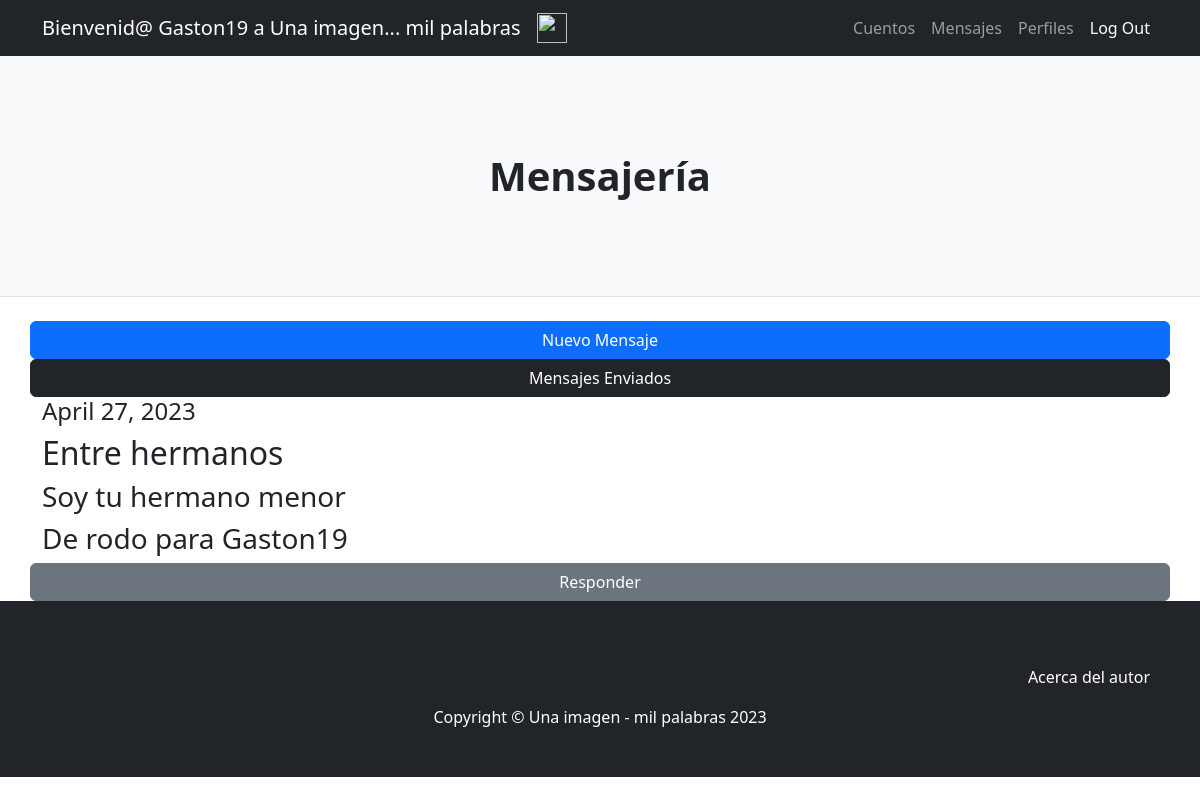
Page /AppUsuarios/mensajes/ (signed in) on the earlier database version.
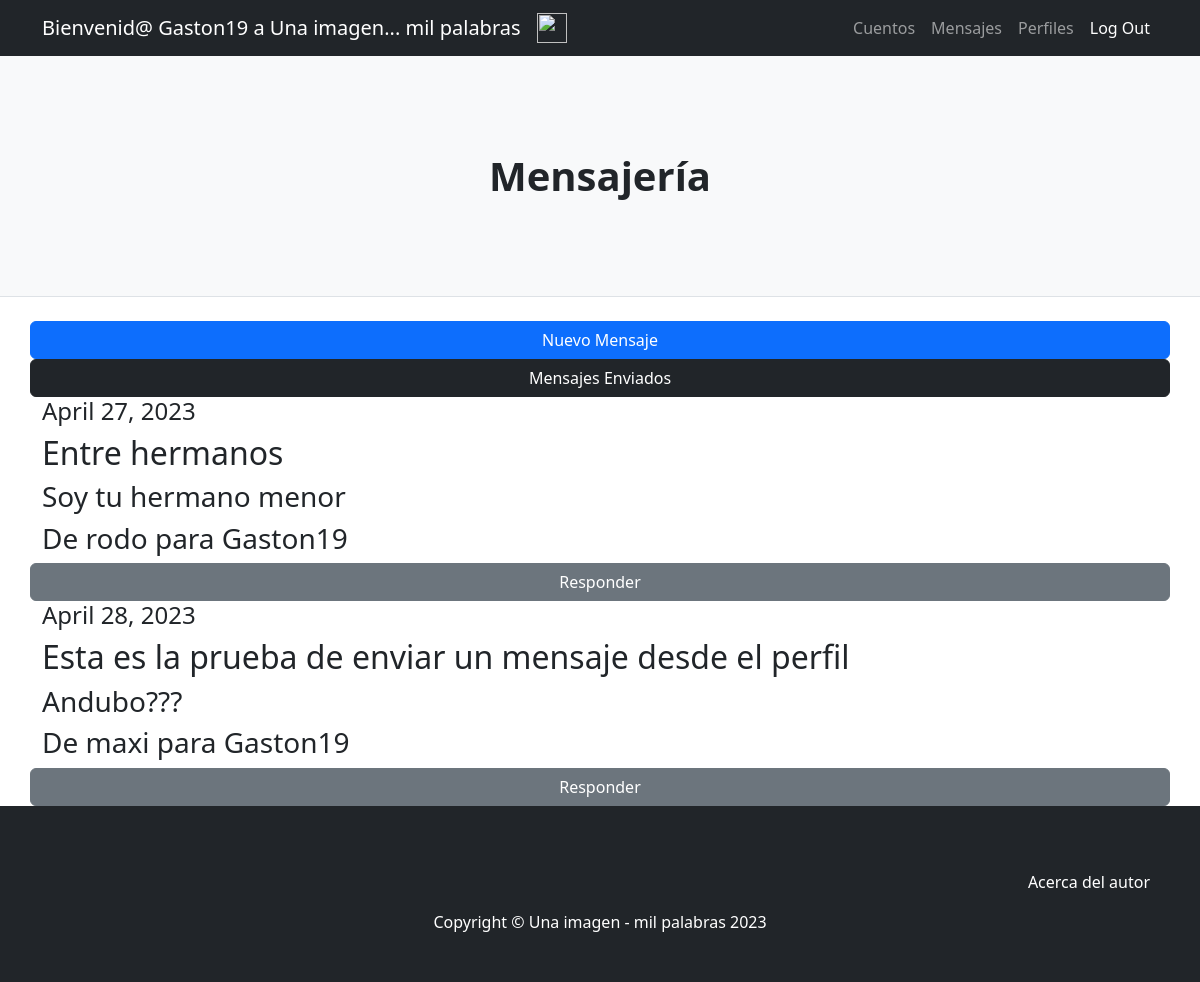
Same page on the later database version.
### AppUsuarios/models.py (models this page shows)
class Mensaje(models.Model):
    remitente=models.ForeignKey(User, related_name="remitente", on_delete=models.CASCADE)
    destinatario=models.ForeignKey(User, related_name="destinatario", on_delete=models.CASCADE)
    titulo=models.CharField(max_length=30)
    contenido=models.CharField(max_length=1000)
    fecha=models.DateField()

### AppUsuarios/views.py (the view)
# urls.py: path('mensajes/', mensajes, name='mensajes'),
@login_required
def mensajes(request):
    mensajes=Mensaje.objects.all()
    return render (request, 'AppUsuarios/mensajesRecibidos.html', {'mensajes':mensajes})

### AppUsuarios/templates/AppUsuarios/mensajesRecibidos.html
{% extends "AppUsuarios/padre.html" %}
{% load static %}
{% block titulo %}
<h1 class="fw-bolder">Mensajería</h1>
{% endblock %}
{% block cuerpo %}
<body>
    <a class="btn btn-primary" href="{% url 'nuevoMensaje' %}">Nuevo Mensaje</a>
    <a class="btn btn-dark" href="{% url 'mensajesEnviados' %}">Mensajes Enviados</a>
    {% for mensaje in mensajes %}
    {% if mensaje.destinatario == request.user %}
    <h4>{{ mensaje.fecha }}</h4>
    <h2>{{ mensaje.titulo }}</h2>
    <h3>{{ mensaje.contenido }}</h3>
    <h3>De {{ mensaje.remitente }} para {{mensaje.destinatario}}</h3>
    <a class="btn btn-secondary" href="{% url 'responder' mensaje.id %}">Responder</a>
    {% endif %}
    {% endfor %}
</body>
{% endblock %}

Differences in the rows shown:
added Mensaje: fecha "April 28, 2023", titulo "Esta es la prueba de enviar un mensaje desde el perfil", contenido "Andubo???", remitente "maxi", destinatario "Gaston19"
